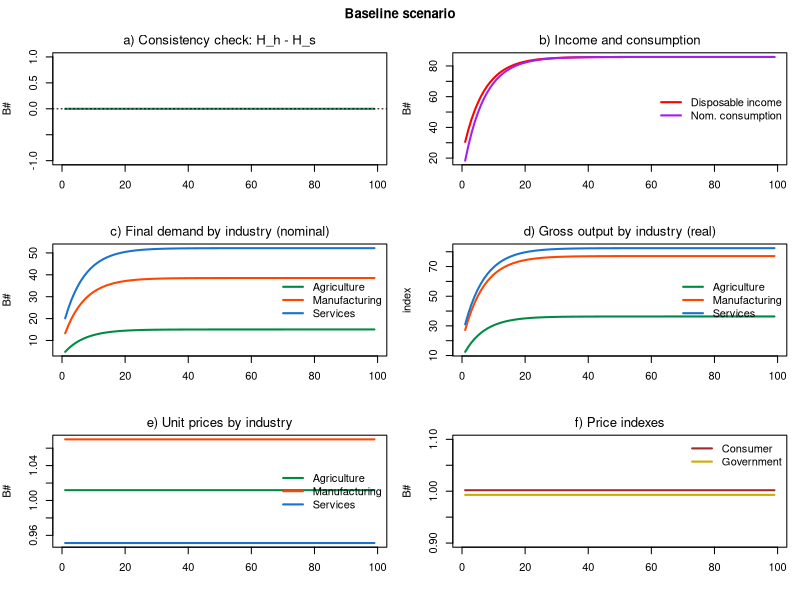
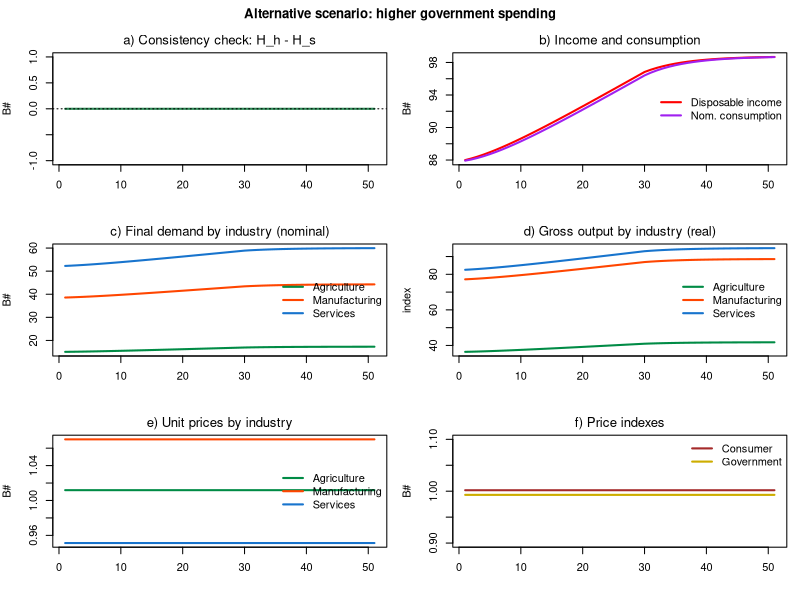

Recreate these plots in R, in order.
# *************************************************************************
#  Model PC + 3-industry input-output (IO-PC)
#  Source: Godley & Lavoie ch.4, extended with a 3-industry IO core
#  Author: Marco Veronese Passarella
#  Last change: 04/07/2026
# *************************************************************************

# Clear environment
rm(list = ls(all = TRUE))

# Set model parameters ####
nPeriods    <- 100         # Periods
nScenarios  <- 2           # 1 baseline, 2 higher government spending
nIndustries <- 3           # Industries (agriculture, manufacturing, services)
nIter       <- 100         # Iterations to solve the simultaneous equations
alpha10     <- 0.8         # Endogenous-MPC: autonomous part
alpha11     <- 8           # Endogenous-MPC: sensitivity to interest (minus sign)
alpha2      <- 0.4         # Propensity to consume out of wealth
lambda0     <- 0.635       # Portfolio: baseline share of bills
lambda1     <- 5           # Portfolio: sensitivity of bill share to interest rate
lambda2     <- 0.01        # Portfolio: sensitivity of bill share to income/wealth
theta       <- 0.2         # Tax rate (on income AND interest)
wage        <- 0.4         # Uniform wage rate
mu          <- 0.875       # Uniform mark-up
pr          <- c(3.5, 5, 2.2)         # Labour productivity by industry
betaC       <- c(0.15, 0.35, 0.50)    # Household consumption shares by industry
betaG       <- c(0.10, 0.30, 0.60)    # Government spending shares by industry
A <- matrix(c(0.11, 0.12, 0.10,       # Input-output technical coefficients
              0.21, 0.22, 0.20,       #  A[k, l] = units of product k to make
              0.15, 0.18, 0.10),      #  one unit of product l
            nrow = nIndustries, byrow = TRUE)
Leontief <- solve(diag(nIndustries) - A)   # (I - A)^-1, computed once (A is constant)
Gexog       <- 20          # Government spending (real)
rbase       <- 0.025       # Baseline policy interest rate
shockStart  <- 50          # Period at which government spending starts to rise (scenario 2)
Gmax        <- 23          # Government spending ceiling after the shock (scenario 2)

# Create the financial variables as matrices [scenario, period] ####
Y   <- matrix(0, nScenarios, nPeriods)  # Output / income (nominal GDP)
C   <- matrix(0, nScenarios, nPeriods)  # Consumption (REAL)
YD  <- matrix(0, nScenarios, nPeriods)  # Disposable income
TAX <- matrix(0, nScenarios, nPeriods)  # Taxes
V   <- matrix(0, nScenarios, nPeriods)  # Household wealth
B_h <- matrix(0, nScenarios, nPeriods)  # Bills held by households
H_h <- matrix(0, nScenarios, nPeriods)  # Cash held by households
B_s <- matrix(0, nScenarios, nPeriods)  # Bills supplied by government
B_cb<- matrix(0, nScenarios, nPeriods)  # Bills held by central bank
H_s <- matrix(0, nScenarios, nPeriods)  # Cash supplied by central bank
alpha1 <- matrix(alpha10 - alpha11 * rbase, nScenarios, nPeriods)  # Propensity to consume out of income
infl<- matrix(0, nScenarios, nPeriods)  # Inflation-tax term (no money illusion)
p_c <- matrix(1, nScenarios, nPeriods)  # Consumer price index
p_g <- matrix(1, nScenarios, nPeriods)  # Government price index

# Industry-level variables as arrays [scenario, period, industry] ####
x <- array(0, dim = c(nScenarios, nPeriods, nIndustries))  # Gross output by industry (real)
d <- array(0, dim = c(nScenarios, nPeriods, nIndustries))  # Final demand by industry (real)
p <- array(1, dim = c(nScenarios, nPeriods, nIndustries))  # Unit prices by industry

# Exogenous variables ####
G <- matrix(Gexog, nScenarios, nPeriods)   # Government spending (real)
r <- matrix(rbase, nScenarios, nPeriods)   # Policy interest rate

# Loop over scenarios ####
for (j in 1:nScenarios) {
  
  # Time loop
  for (i in 2:nPeriods) {
    
    # Shock: government spending grows toward Gmax from shockStart (scenario 2)
    if (i >= shockStart && j == 2) G[j, i] <- min(G[j, i - 1] + 0.1, Gmax)
    
    # Solve the SIMULTANEOUS equations by iteration
    for (iter in 1:nIter) {
      
      # A) PRICES (cost-plus mark-up over intermediate inputs) ####
      p[j, i, 1] = wage / pr[1] + (p[j,i,1]*A[1,1] + p[j,i,2]*A[2,1] + p[j,i,3]*A[3,1]) * (1 + mu)  # eq. 17
      p[j, i, 2] = wage / pr[2] + (p[j,i,1]*A[1,2] + p[j,i,2]*A[2,2] + p[j,i,3]*A[3,2]) * (1 + mu)  # eq. 17
      p[j, i, 3] = wage / pr[3] + (p[j,i,1]*A[1,3] + p[j,i,2]*A[2,3] + p[j,i,3]*A[3,3]) * (1 + mu)  # eq. 17
      p_c[j, i]  = sum(p[j, i, ] * betaC)                                          # Consumer price (18)
      p_g[j, i]  = sum(p[j, i, ] * betaG)                                          # Government price (19)
      
      # B) INPUT-OUTPUT QUANTITIES ####
      d[j, i, ] = betaC * C[j, i] + betaG * G[j, i]                                # Final demand by industry (14)
      x[j, i, ] = Leontief %*% d[j, i, ]                                           # Gross output by industry (15)
      Y[j, i]   = sum(p[j, i, ] * d[j, i, ])                                       # Nominal GDP (1.A)
      
      # C) HOUSEHOLDS ####
      YD[j, i]  = Y[j, i] - TAX[j, i] + r[j, i - 1] * B_h[j, i - 1]                # Disposable income (2)
      TAX[j, i] = theta * (Y[j, i] + r[j, i - 1] * B_h[j, i - 1])                  # Taxes on total income (3)
      V[j, i]   = V[j, i - 1] + (YD[j, i] - p_c[j, i] * C[j, i])                   # Wealth accumulation (4)
      alpha1[j, i] = alpha10 - alpha11 * r[j, i - 1]                               # Endogenous MPC (12)
      C[j, i]   = alpha1[j, i] * ((YD[j, i] / p_c[j, i]) - infl[j, i]) +
        alpha2 * V[j, i - 1] / p_c[j, i]                                           # Real consumption (5.A.1)
      infl[j, i]= ((p_c[j, i] - p_c[j, i - 1]) / p_c[j, i - 1]) * (V[j, i - 1] / p_c[j, i])  # Inflation tax
      
      # D) PORTFOLIO ####
      B_h[j, i] = V[j, i] * (lambda0 + lambda1 * r[j, i]) - lambda2 * YD[j, i]     # Bill demand (7, simplified)
      H_h[j, i] = V[j, i] - B_h[j, i]                                              # Household cash (6)
      
      # E) GOVERNMENT ####
      B_s[j, i] = B_s[j, i - 1] + (p_g[j, i] * G[j, i] + r[j, i - 1] * B_s[j, i - 1]) -
        (TAX[j, i] + r[j, i - 1] * B_cb[j, i - 1])                                 # Bill supply (8)
      
      # F) CENTRAL BANK ####
      B_cb[j, i]= B_s[j, i] - B_h[j, i]                                            # Central bank residual (10)
      H_s[j, i] = H_s[j, i - 1] + (B_cb[j, i] - B_cb[j, i - 1])                    # Cash supply (9)
      r[j, i]   = rbase                                                            # Policy rate (11)
    }
  }
}

# Display the results ####
sfcGap <- max(abs(H_h[, 2:nPeriods] - H_s[, 2:nPeriods]))
cat(" ******************************")
cat("\n Industries =", nIndustries)
cat("\n Scenarios =", nScenarios)
cat("\n Iterations/t =", nIter)
cat("\n Max |H_h - H_s| =", sfcGap)
cat("\n ******************************")
cat("\n Baseline steady-state values: \n Y =", round(Y[1, nPeriods], 2),
    "\n V =", round(V[1, nPeriods], 2),
    "\n B_h =", round(B_h[1, nPeriods], 2),
    "\n H_h =", round(H_h[1, nPeriods], 2),
    "\n p_c =", round(p_c[1, nPeriods], 3))
cat("\n ******************************")

# Plot the results ####
indCol <- c("springgreen4", "orangered", "dodgerblue3")   # Industry colours
indLab <- c("Agriculture", "Manufacturing", "Services")   # Industry names

plotScenario <- function(j, ttl, per) {

  # a) Consistency check
  plot(H_h[j, per] - H_s[j, per], type = "l", col = "seagreen", lwd = 2, font.main = 1,
       main = "a) Consistency check: H_h - H_s", xlab = "", ylab = "B#", ylim = range(-1, 1))
  abline(h = 0, lty = 3)
  
  # b) Disposable income and (nominal) consumption
  plot(YD[j, per], type = "l", col = "red", lwd = 2, font.main = 1,
       main = "b) Income and consumption", xlab = "", ylab = "B#",
       ylim = range(C[j, per] * p_c[j, per], YD[j, per]))
  lines(C[j, per] * p_c[j, per], col = "purple", lwd = 2)
  legend("right", c("Disposable income", "Nom. consumption"), col = c("red", "purple"),
         lwd = 2, bty = "n")
  
  # c) Final demand by industry (nominal)
  nd <- p[j, per, ] * d[j, per, ]
  matplot(nd, type = "l", lty = 1, lwd = 2, col = indCol, font.main = 1,
          main = "c) Final demand by industry (nominal)", xlab = "", ylab = "B#")
  legend("right", indLab, col = indCol, lwd = 2, bty = "n")
  
  # d) Gross output by industry (real)
  matplot(x[j, per, ], type = "l", lty = 1, lwd = 2, col = indCol, font.main = 1,
          main = "d) Gross output by industry (real)", xlab = "", ylab = "index")
  legend("right", indLab, col = indCol, lwd = 2, bty = "n")
  
  # e) Unit prices by industry
  matplot(p[j, per, ], type = "l", lty = 1, lwd = 2, col = indCol, font.main = 1,
          main = "e) Unit prices by industry", xlab = "", ylab = "B#")
  legend("right", indLab, col = indCol, lwd = 2, bty = "n")
  
  # f) Price indexes
  plot(p_c[j, per], type = "l", col = "brown", lwd = 2, font.main = 1,
       main = "f) Price indexes", xlab = "", ylab = "B#", ylim = range(0.9, 1.1))
  lines(p_g[j, per], col = "gold3", lwd = 2)
  legend("topright", c("Consumer", "Government"), col = c("brown", "gold3"), lwd = 2, bty = "n")
  title(ttl, outer = TRUE)
}

op = par(mfrow = c(3, 2), mar = c(4, 4, 2, 1), oma = c(0, 0, 2, 0))

plotScenario(1, "Baseline scenario", 2:nPeriods)                  # baseline

plotScenario(2, "Alternative scenario: higher government spending", shockStart:nPeriods)

par(op)
